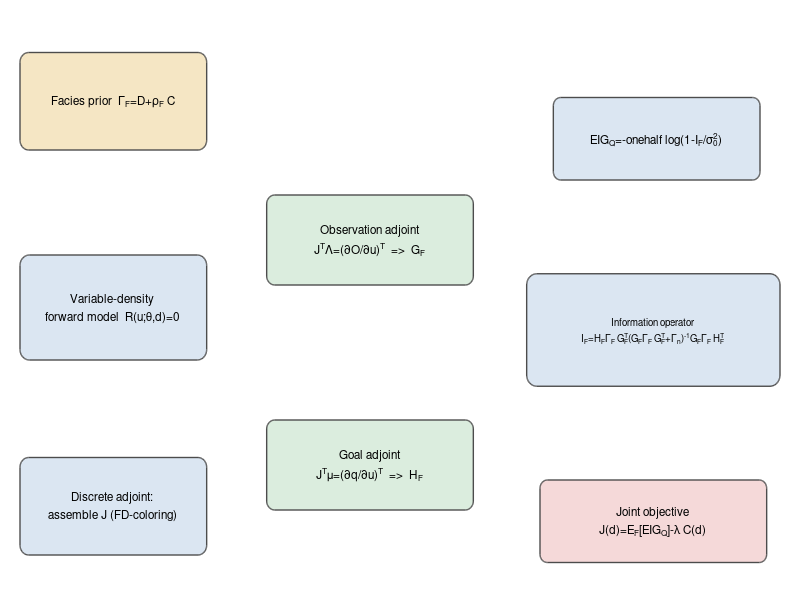

Here is the MATLAB script that generated this plot: (Note: this script raises an error after producing the figure.)
function make_fig1_workflow(outdir)
%MAKE_FIG1_WORKFLOW  Reproduce manuscript Figure 1 (conceptual workflow).
%
%   Draws the goal-oriented OED workflow as a box-and-arrow diagram and writes
%   Fig1_Workflow.png. Schematic (no data).
%
%   Author: D. Zeqiraj.  License: MIT.

    if nargin < 1 || isempty(outdir), outdir = pwd; end
    f = figure('Color','w','Position',[100 100 740 430]); ax=axes('Position',[0 0 1 1]); axis(ax,[0 12 0 8]); axis off; hold on
    blue=[0.86 0.90 0.95]; green=[0.86 0.93 0.87]; gold=[0.96 0.90 0.77]; rose=[0.96 0.85 0.85];
    box_(0.3,6.0,2.8,1.3,'Facies prior  \Gamma_F=D+\rho_F C',gold);
    box_(0.3,3.2,2.8,1.4,sprintf('Variable-density\nforward model  R(u;\\theta,d)=0'),blue);
    box_(0.3,0.6,2.8,1.3,sprintf('Discrete adjoint:\nassemble J (FD-coloring)'),blue);
    box_(4.0,4.2,3.1,1.2,sprintf('Observation adjoint\nJ^T\\Lambda=(\\partialO/\\partialu)^T  =>  G_F'),green);
    box_(4.0,1.2,3.1,1.2,sprintf('Goal adjoint\nJ^T\\mu=(\\partialq/\\partialu)^T  =>  H_F'),green);
    box_(7.9,2.85,3.8,1.5,sprintf('Information operator\nI_F=H_F\\Gamma_F G_F^T(G_F\\Gamma_F G_F^T+\\Gamma_n)^{-1}G_F\\Gamma_F H_F^T'),blue,7);
    box_(8.3,5.6,3.1,1.1,'EIG_Q=-\onehalf log(1-I_F/\sigma_0^2)',blue);
    box_(8.1,0.5,3.4,1.1,sprintf('Joint objective\nJ(d)=E_F[EIG_Q]-\\lambda C(d)'),rose);
    arr(1.7,6.0,1.7,4.6); arr(1.7,3.2,1.7,1.9);
    arr(3.1,3.95,4.0,4.65); arr(3.1,1.45,4.0,1.7); arr(3.1,1.1,4.0,4.35);
    arr(7.1,4.75,8.6,3.95); arr(7.1,1.75,8.6,3.25);
    arr(9.8,4.35,9.85,5.6); arr(9.7,2.85,9.75,1.6);
    text(6,7.6,'Goal-oriented Bayesian OED for variable-density SWI — workflow', ...
         'HorizontalAlignment','center','FontSize',11);
    try, exportgraphics(f,fullfile(outdir,'Fig1_Workflow.png'),'Resolution',300);
    catch, print(f,fullfile(outdir,'Fig1_Workflow.png'),'-dpng','-r300'); end
    close(f);
end

function box_(x,y,w,h,txt,fc,fs)
    if nargin<7, fs=8.5; end
    rectangle('Position',[x y w h],'Curvature',0.2,'FaceColor',fc,'EdgeColor',[0.3 0.3 0.3],'LineWidth',1.0);
    text(x+w/2,y+h/2,txt,'HorizontalAlignment','center','VerticalAlignment','middle','FontSize',fs,'Interpreter','tex');
end
function arr(x1,y1,x2,y2)
    annotation('arrow','HeadStyle','vback2','LineWidth',1.1,'Color',[0.3 0.3 0.3], ...
        'Position',[]); % placeholder; drawn below in data units
    quiver(x1,y1,x2-x1,y2-y1,0,'Color',[0.3 0.3 0.3],'LineWidth',1.1,'MaxHeadSize',0.4);
end
